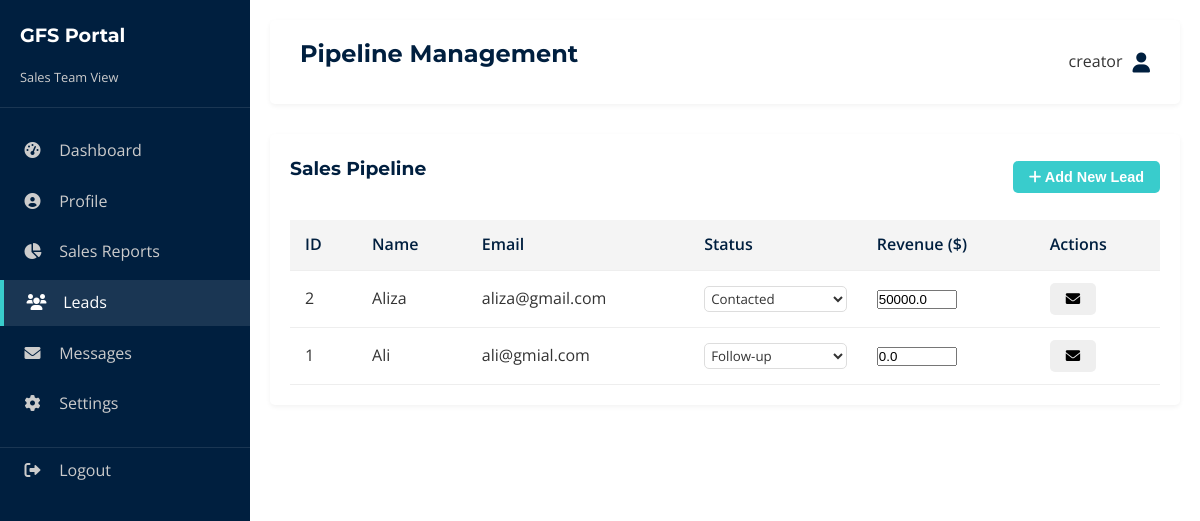
Screenshot of /portal/sales/leads (signed in) with the database file from the repository.
### tables this page shows
CREATE TABLE leads (
    id INTEGER PRIMARY KEY AUTOINCREMENT,
    name TEXT NOT NULL,
    email TEXT NOT NULL,
    status TEXT DEFAULT 'New',
    revenue REAL DEFAULT 0,
    created_at TIMESTAMP DEFAULT CURRENT_TIMESTAMP
);

### app.py (the view)
@app.route('/portal/sales/leads')
def portal_sales_leads():
    if 'user_id' not in session: return redirect(url_for('login'))
    conn = get_db_connection()
    leads = conn.execute('SELECT * FROM leads ORDER BY created_at DESC').fetchall()
    conn.close()
    return render_template('portals/sales_leads.html', role='Sales Team', leads=leads)

### app.py (called while the page is built)
def get_db_connection():
    conn = sqlite3.connect('database.db')
    conn.row_factory = sqlite3.Row
    return conn

@app.context_processor
def inject_global_data():
    conn = get_db_connection()
    try:
        theme_row = conn.execute("SELECT value FROM settings WHERE key = 'theme'").fetchone()
        theme = theme_row['value'] if theme_row else 'default'
        site_rows = conn.execute("SELECT section, key, value FROM site_content WHERE page = 'global'").fetchall()
        site_data = {}
        for row in site_rows:
            if row['section'] not in site_data:
                site_data[row['section']] = {}
            site_data[row['section']][row['key']] = row['value']
    except sqlite3.OperationalError:
        theme = 'default'
        site_data = {}
    finally:
        conn.close()
    return dict(theme=theme, site=site_data)

### templates/portals/sales_leads.html (shortened to what this page needs)
{% extends 'portal_base.html' %}
{% block header %}Pipeline Management{% endblock %}
{% block content %}
<div class="table-container">
    <div style="display: flex; justify-content: space-between; align-items: center; margin-bottom: 20px;">
        <h3>Sales Pipeline</h3>
        <button class="btn btn-primary small-btn" onclick="document.getElementById('addModal').style.display='flex'"><i
                class="fas fa-plus"></i> Add New Lead</button>
    </div>
    <table class="table">
        <thead>
            <tr>
                <th>ID</th>
                <th>Name</th>
                <th>Email</th>
                <th>Status</th>
                <th>Revenue ($)</th>
                <th>Actions</th>
            </tr>
        </thead>
        <tbody>
            {% for lead in leads %}
            <tr>
                <td>{{ lead.id }}</td>
                <td>{{ lead.name }}</td>
                <td>{{ lead.email }}</td>
                <td>
                    <form action="{{ url_for('portal_sales_update_lead', lead_id=lead.id) }}" method="POST">
                        <select name="status" onchange="this.form.submit()" class="form-control" style="padding: 2px;">
                            <option value="Contacted" {{ 'selected' if lead.status=='Contacted' else '' }}>Contacted
                            </option>
                            <option value="Follow-up" {{ 'selected' if lead.status=='Follow-up' else '' }}>Follow-up
                            </option>
                        </select>
                </td>
                <td>
                    <input type="number" name="revenue" value="{{ lead.revenue }}" step="0.01" style="width: 80px;"
                        onblur="this.form.submit()">
                </td>
                <td>
                    <button class="btn btn-secondary small-btn"><i class="fas fa-envelope"></i></button>
                </td>
            </tr>
            {% endfor %}
        </tbody>
    </table>
</div>
{% endblock %}

### static/styles.css (style rules this page uses)
:root { --primary-color: #001f3f; --secondary-color: #39cccc; --accent-color: #0074D9; --text-color: #333; --light-gray: #f4f4f4; --white: #ffffff; --bg-color: #ffffff; --card-bg: #ffffff; --sidebar-bg: #001f3f; --sidebar-text: #ffffff; --font-heading: 'Montserrat', sans-serif; --font-body: 'Open Sans', sans-serif; --transition: all 0.3s ease; }
* { margin: 0; padding: 0; box-sizing: border-box; }
body { font-family: var(--font-body); line-height: 1.6; color: var(--text-color); background-color: var(--bg-color); }
h1, h2, h3, h4, h5, h6 { font-family: var(--font-heading); color: var(--primary-color); margin-bottom: 1rem; }
.btn { display: inline-block; padding: 10px 20px; border-radius: 5px; font-weight: 600; transition: var(--transition); cursor: pointer; border: none; }
.btn-primary { background-color: var(--secondary-color); color: #fff; }
.small-btn { padding: 8px 16px; font-size: 0.9rem; }
.form-control { width: 100%; padding: 10px; border: 1px solid #ddd; border-radius: 5px; font-family: inherit; background-color: var(--white); color: var(--text-color); }
.table-container { background: var(--card-bg); padding: 20px; border-radius: 5px; box-shadow: 0 2px 5px rgba(0, 0, 0, 0.05); overflow-x: auto; }
.table { width: 100%; border-collapse: collapse; color: var(--text-color); }
.table th, .table td { padding: 12px 15px; text-align: left; border-bottom: 1px solid #eee; }
.table th { background-color: var(--light-gray); color: var(--primary-color); font-weight: 600; }

### rows the page displays
leads: id "2", name "Aliza", email "aliza@gmail.com", revenue "50000.0"
leads: id "1", name "Ali", email "ali@gmial.com", revenue "0.0"

### other values shown
{{ role }} "Sales Team"
{{ session['username'] }} "creator"
